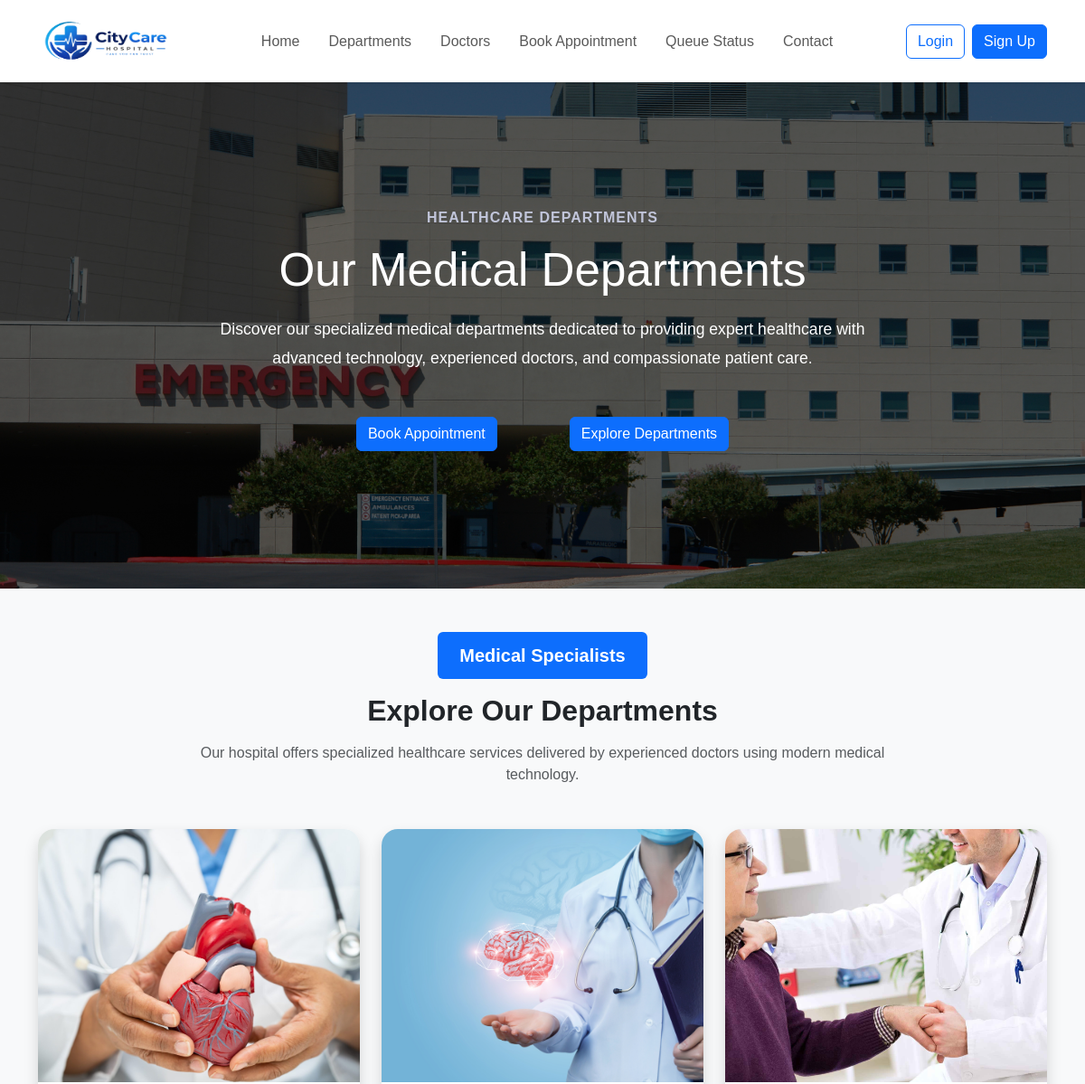
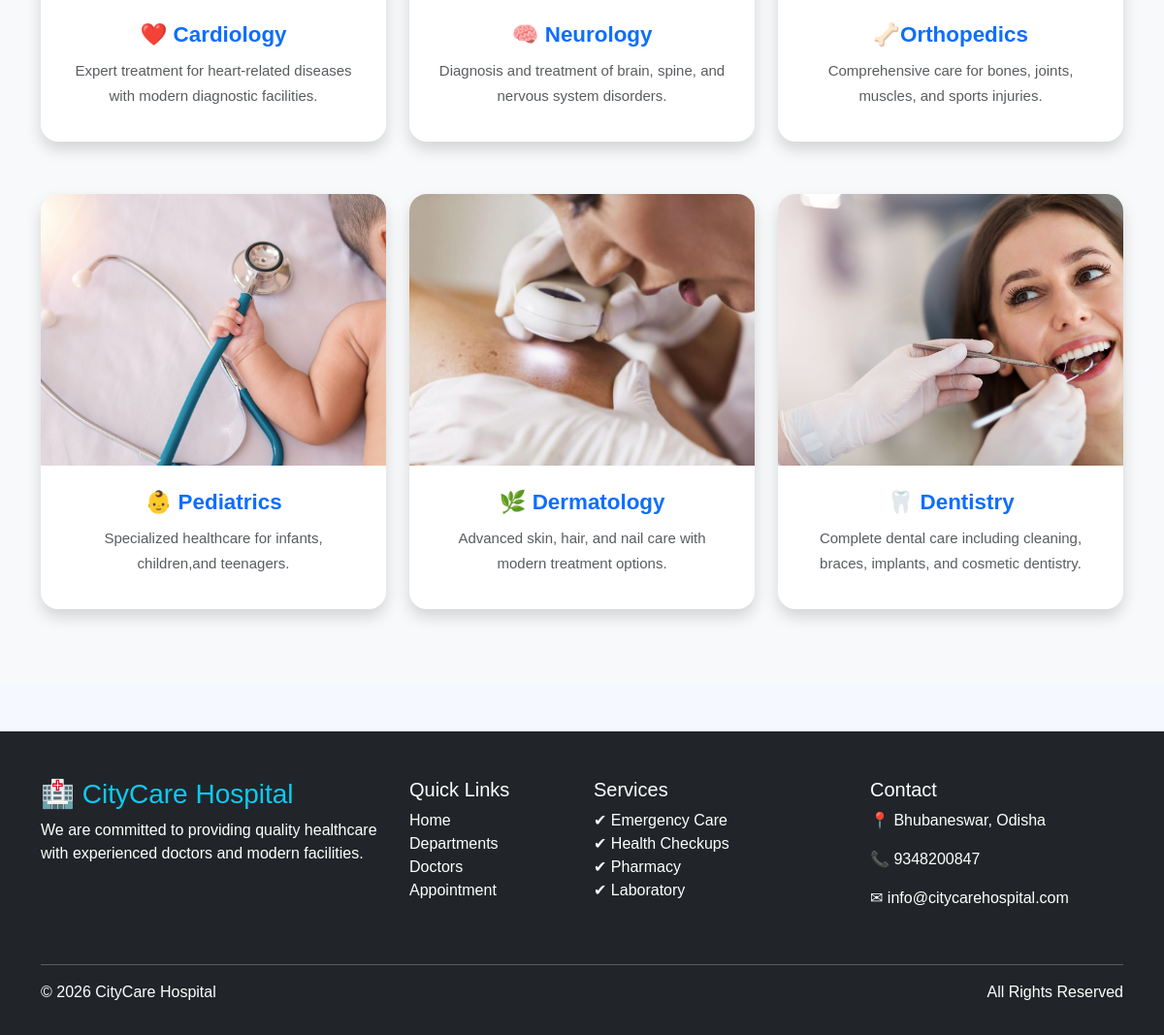
Page /department/department/ on the committed database (2 pictures, top to bottom).
### doctors/models.py (models this page shows, shortened)
class Department(models.Model):
    image=models.ImageField(upload_to="department/")
    title=models.CharField(max_length=50)
    description=models.CharField(max_length=100)

### doctors/views.py (the view)
# urls.py: path('department/',views.department,name="department"),
def department(request):
    cards=Department.objects.all()
    return render(request, "doctors/departments.html", {"cards": cards})

### doctors/templates/doctors/departments.html (shortened to what this page needs)
{% extends 'doctors/base.html' %}
{% load static %}
{% block content %}
    <section class="department-hero">
        <div class="overlay"></div>
        <div class="hero-content">
            <span>Healthcare Departments</span>
            <h1>Our Medical Departments</h1>
            <p>
                Discover our specialized medical departments dedicated to providing expert healthcare with advanced
                technology, experienced doctors, and compassionate patient care.
            </p>
            <div class="hero-btns">
                <a href="appointment.html"> <button class="btn btn-primary">Book Appointment</button></a>
                <a href="#alldepartments"><button class="btn btn-primary">Explore Departments</button></a>
            </div>
        </div>
    </section>
    <section class="py-5 bg-light" id="alldepartments">
        <div class="container">
            <div class="text-center mb-5">
                <span class="badge bg-primary px-4 py-3 mb-3 fs-5">
                    Medical Specialists
                </span>
                <h2 class="fw-bold mb-3">
                    Explore Our Departments
                </h2>
                <p class="text-muted w-75 mx-auto">
                    Our hospital offers specialized healthcare services delivered by experienced doctors using modern
                    medical technology.
                </p>
            </div>
            <div class="row g-4" id="departmentContainer">
                {% for card in cards %}
                    <div class="col-md-6 col-lg-4 department-card">
                        <div class="card shadow border-0 h-100 department-name">
                            <img src="{{ card.image.url }}" class="card-img-top h-[150px]">
                            <div class="card-body">
                                <h4>{{ card.title }}</h4>
                                <p class="justify-text text-muted">{{ card.description }}</p>
                            </div>
                        </div>
                    </div>
                {% endfor %}
            </div>
        </div>
    </section>
{% endblock %}

### static/css/departments.css (style rules this page uses)
.department-hero { position: relative; width: 100%; min-height: 70vh; background: url("/static/images/departmentHero.jpg") center/cover no-repeat; display: flex; justify-content: center; align-items: center; text-align: center; padding: 100px 20px; }
.department-hero .overlay { position: absolute; inset: 0; background: rgba(0, 0, 0, 0.55); }
.hero-content { position: relative; z-index: 1; max-width: 750px; color: #fff; }
.hero-content span { display: inline-block; font-size: 1rem; font-weight: 600; letter-spacing: 1px; text-transform: uppercase; color: rgba(211, 216, 240, 0.867); margin-bottom: 15px; }
.hero-content h1 { font-size: 3.2rem; margin-bottom: 20px; }
.hero-content p { font-size: 1.1rem; line-height: 1.8; margin-bottom: 35px; }
.hero-btns { display: flex; justify-content: center; gap: 20px; flex-wrap: wrap; }
.hero-btns a { text-decoration: none; padding: 14px 30px; border-radius: 50px; font-weight: 600; transition: 0.3s; }
.card { border: none; border-radius: 18px; overflow: hidden; transition: all 0.4s ease; background: #fff; cursor: pointer; }
.card-img-top { width: 100%; height: 250px; object-fit: cover; transition: transform 0.4s ease; }
.card-body { padding: 25px; text-align: center; }
.card-body h4 { font-size: 1.5rem; font-weight: 700; color: #0d6efd; margin-bottom: 15px; }
.card-body p { font-size: 15px; color: #6c757d; line-height: 1.7; margin-bottom: 0; }
.col-md-6, .col-lg-4 { margin-bottom: 30px; }

### static/css/doctors.css (style rules this page uses)
* { margin:0; padding:0; box-sizing:border-box; font-family:Arial, Helvetica, sans-serif; }
body { background:#f5f9ff; }
.card { border-radius:18px; overflow:hidden; transition:.4s; }
.card img { height:280px; object-fit:cover; }
.card-body { text-align:center; padding:25px; }
.card-body h4 { font-size:1.4rem; font-weight:700; margin-bottom:10px; }
.card-body p { color:#666; margin-bottom:10px; }

### rows in the picture
Department: image (picture), title "❤️ Cardiology", description "Expert treatment for heart-related diseases with modern diagnostic facilities."
Department: image (picture), title "🧠 Neurology", description "Diagnosis and treatment of brain, spine, and nervous system disorders."
Department: image (picture), title "🦴Orthopedics", description "Comprehensive care for bones, joints, muscles, and sports injuries."
Department: image (picture), title "👶 Pediatrics", description "Specialized healthcare for infants, children,and teenagers."
Department: image (picture), title "🌿 Dermatology", description "Advanced skin, hair, and nail care with modern treatment options."
Department: image (picture), title "🦷 Dentistry", description "Complete dental care including cleaning, braces, implants, and cosmetic dentistry."
